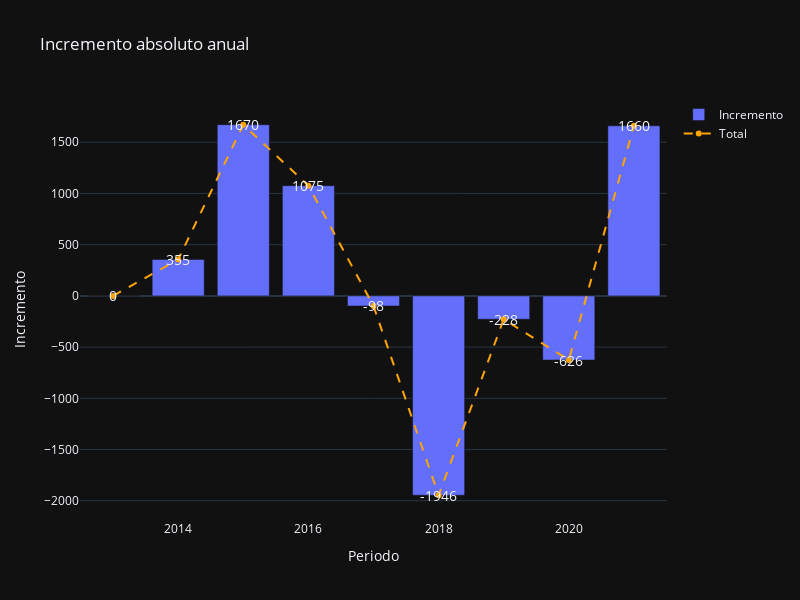
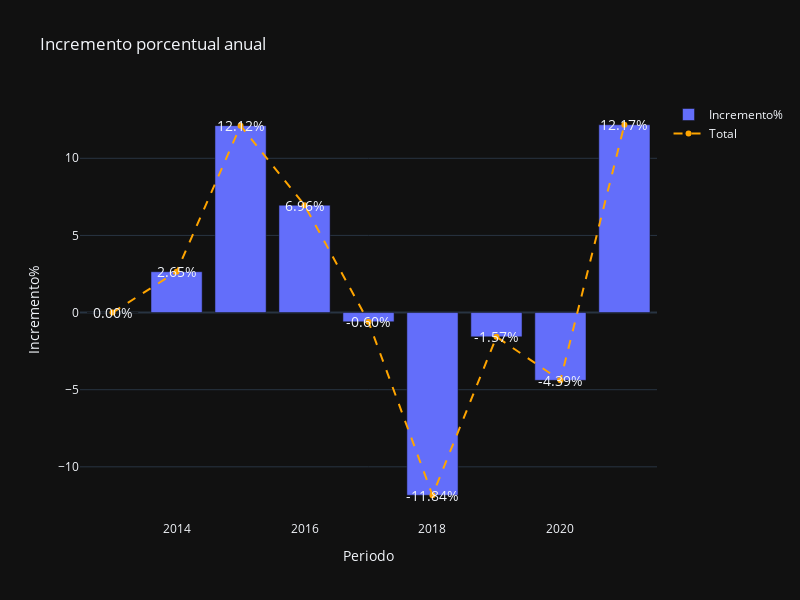

The notebook cell saved with these charts, in order:
### Code cell
# Incremento absoluto
fig1 = go.Figure()

fig1.add_trace(go.Bar(x=delitos_tipo_py["Periodo"], y=delitos_tipo_py["Incremento"], name="Incremento"))
fig1.add_trace(go.Scatter(x=delitos_tipo_py["Periodo"], y=delitos_tipo_py["Incremento"], name="Total", line=dict(color='orange', dash='dash')))

fig1.update_layout(title_text="Incremento absoluto anual", xaxis_title="Periodo", yaxis_title="Incremento", template="plotly_dark", width=800, height=600)
for i, row in delitos_tipo_py.iterrows():
    fig1.add_annotation(x=row["Periodo"], y=row["Incremento"], text=str(int(row["Incremento"])), showarrow=False, font=dict(size=14))

fig1.show()

# Incremento relativo
fig2 = go.Figure()

fig2.add_trace(go.Bar(x=delitos_tipo_py["Periodo"], y=delitos_tipo_py["Incremento%"], name="Incremento%"))
fig2.add_trace(go.Scatter(x=delitos_tipo_py["Periodo"], y=delitos_tipo_py["Incremento%"], name="Total", line=dict(color='orange', dash='dash')))

fig2.update_layout(title_text="Incremento porcentual anual", xaxis_title="Periodo", yaxis_title="Incremento%", template="plotly_dark", width=800, height=600)
for i, row in delitos_tipo_py.iterrows():
    fig2.add_annotation(x=row["Periodo"], y=row["Incremento%"], text=f"{row['Incremento%']:.2f}%", showarrow=False, font=dict(size=14))


fig2.show()

### Figure 1 — Plotly figure (JSON) as saved in the notebook; plotly's stock layout.template omitted (floating-point values rounded to 4 significant figures)
{"data": [{"name": "Incremento", "type": "bar", "x": [2013, 2014, 2015, 2016, 2017, 2018, 2019, 2020, 2021], "y": [0, 355.7, 1671.0, 1076.0, -98.7, -1947.0, -228.2, -626.2, 1660.0]}, {"line": {"color": "orange", "dash": "dash"}, "name": "Total", "type": "scatter", "x": [2013, 2014, 2015, 2016, 2017, 2018, 2019, 2020, 2021], "y": [0, 355.7, 1671.0, 1076.0, -98.7, -1947.0, -228.2, -626.2, 1660.0]}], "layout": {"annotations": [{"font": {"size": 14}, "showarrow": false, "text": "0", "x": 2013, "y": 0}, {"font": {"size": 14}, "showarrow": false, "text": "355", "x": 2014, "y": 355.7}, {"font": {"size": 14}, "showarrow": false, "text": "1670", "x": 2015, "y": 1671.0}, {"font": {"size": 14}, "showarrow": false, "text": "1075", "x": 2016, "y": 1076.0}, {"font": {"size": 14}, "showarrow": false, "text": "-98", "x": 2017, "y": -98.7}, {"font": {"size": 14}, "showarrow": false, "text": "-1946", "x": 2018, "y": -1947.0}, {"font": {"size": 14}, "showarrow": false, "text": "-228", "x": 2019, "y": -228.2}, {"font": {"size": 14}, "showarrow": false, "text": "-626", "x": 2020, "y": -626.2}, {"font": {"size": 14}, "showarrow": false, "text": "1660", "x": 2021, "y": 1660.0}], "height": 600, "title": {"text": "Incremento absoluto anual"}, "width": 800, "xaxis": {"title": {"text": "Periodo"}}, "yaxis": {"title": {"text": "Incremento"}}}}

### Figure 2 — Plotly figure (JSON) as saved in the notebook; plotly's stock layout.template omitted (floating-point values rounded to 4 significant figures)
{"data": [{"name": "Incremento%", "type": "bar", "x": [2013, 2014, 2015, 2016, 2017, 2018, 2019, 2020, 2021], "y": [0, 2.648, 12.12, 6.959, -0.5968, -11.84, -1.574, -4.39, 12.17]}, {"line": {"color": "orange", "dash": "dash"}, "name": "Total", "type": "scatter", "x": [2013, 2014, 2015, 2016, 2017, 2018, 2019, 2020, 2021], "y": [0, 2.648, 12.12, 6.959, -0.5968, -11.84, -1.574, -4.39, 12.17]}], "layout": {"annotations": [{"font": {"size": 14}, "showarrow": false, "text": "0.00%", "x": 2013, "y": 0}, {"font": {"size": 14}, "showarrow": false, "text": "2.65%", "x": 2014, "y": 2.648}, {"font": {"size": 14}, "showarrow": false, "text": "12.12%", "x": 2015, "y": 12.12}, {"font": {"size": 14}, "showarrow": false, "text": "6.96%", "x": 2016, "y": 6.959}, {"font": {"size": 14}, "showarrow": false, "text": "-0.60%", "x": 2017, "y": -0.5968}, {"font": {"size": 14}, "showarrow": false, "text": "-11.84%", "x": 2018, "y": -11.84}, {"font": {"size": 14}, "showarrow": false, "text": "-1.57%", "x": 2019, "y": -1.574}, {"font": {"size": 14}, "showarrow": false, "text": "-4.39%", "x": 2020, "y": -4.39}, {"font": {"size": 14}, "showarrow": false, "text": "12.17%", "x": 2021, "y": 12.17}], "height": 600, "title": {"text": "Incremento porcentual anual"}, "width": 800, "xaxis": {"title": {"text": "Periodo"}}, "yaxis": {"title": {"text": "Incremento%"}}}}
